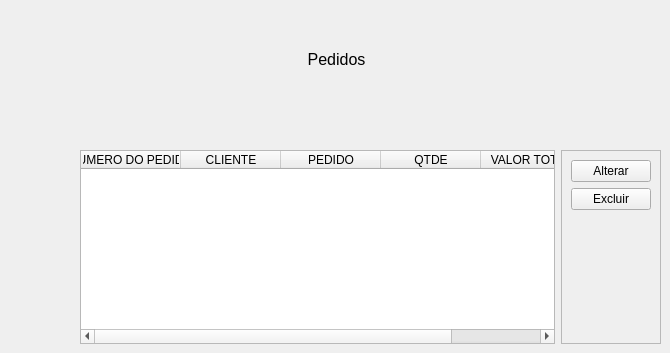
                <widget class="QWidget" name="tb_pedidos">
                 <attribute name="title">
                  <string>Pedidos</string>
                 </attribute>
                 <widget class="QLabel" name="label_10">
                  <property name="geometry">
                   <rect>
                    <x>276</x>
                    <y>50</y>
                    <width>121</width>
                    <height>20</height>
                   </rect>
                  </property>
                  <property name="text">
                   <string>&lt;html&gt;&lt;head/&gt;&lt;body&gt;&lt;p align=&quot;center&quot;&gt;&lt;span style=&quot; font-size:12pt;&quot;&gt;Pedidos&lt;/span&gt;&lt;/p&gt;&lt;/body&gt;&lt;/html&gt;</string>
                  </property>
                 </widget>
                 <widget class="QWidget" name="layoutWidget">
                  <property name="geometry">
                   <rect>
                    <x>80</x>
                    <y>150</y>
                    <width>581</width>
                    <height>194</height>
                   </rect>
                  </property>
                  <layout class="QHBoxLayout" name="horizontalLayout_7">
                   <item>
                    <widget class="QTableWidget" name="tb_cad_pedido">
                     <column>
                      <property name="text">
                       <string>NUMERO DO PEDIDO</string>
                      </property>
                     </column>
                     <column>
                      <property name="text">
                       <string>CLIENTE</string>
                      </property>
                     </column>
                     <column>
                      <property name="text">
                       <string>PEDIDO</string>
                      </property>
                     </column>
                     <column>
                      <property name="text">
                       <string>QTDE</string>
                      </property>
                     </column>
                     <column>
                      <property name="text">
                       <string>VALOR TOTAL</string>
                      </property>
                     </column>
                    </widget>
                   </item>
                   <item>
                    <widget class="QFrame" name="frame_6">
                     <property name="frameShape">
                      <enum>QFrame::StyledPanel</enum>
                     </property>
                     <property name="frameShadow">
                      <enum>QFrame::Raised</enum>
                     </property>
                     <layout class="QVBoxLayout" name="verticalLayout_16">
                      <item>
                       <widget class="QPushButton" name="btn_alterar_pedido">
                        <property name="text">
                         <string>Alterar</string>
                        </property>
                       </widget>
                      </item>
                      <item>
                       <widget class="QPushButton" name="btn_excluir_pedido">
                        <property name="text">
                         <string>Excluir</string>
                        </property>
                       </widget>
                      </item>
                      <item>
                       <spacer name="verticalSpacer_8">
                        <property name="orientation">
                         <enum>Qt::Vertical</enum>
                        </property>
                        <property name="sizeHint" stdset="0">
                         <size>
                          <width>20</width>
                          <height>40</height>
                         </size>
                        </property>
                       </spacer>
                      </item>
                     </layout>
                    </widget>
                   </item>
                  </layout>
                 </widget>
                </widget>
